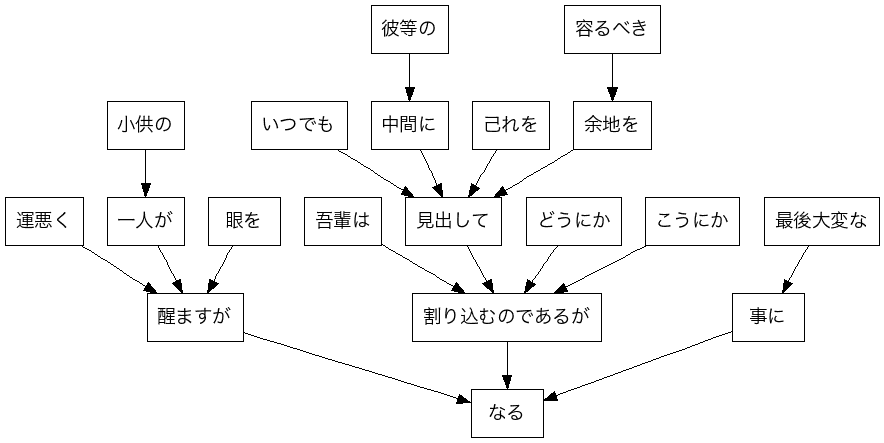

Recreate this plot in Python.
class Morph:
    def __init__(self, surface, base, pos, pos1):
        self.surface = surface
        self.base = base
        self.pos = pos
        self.pos1 = pos1
    
    def __repr__(self):
        return '' + self.surface + ''

class Chunk:
    def __init__(self, morphs, dst, srcs):
        self.morphs = morphs
        self.dst = dst
        self.srcs = srcs
    
    def __repr__(self):
        return ''.join([morph.__repr__() for morph in self.morphs])
    
    def str_without_symbols(self):
        ans = ''
        for morph in self.morphs:
            if morph.pos != '記号':
                ans += morph.surface
        return ans

def read_cabocha(lines):
    ans = []
    sentence = []
    chunk = None

    for line in lines:
        if line == '\n':
            break
        elif line == 'EOS\n':
            for i, ch in enumerate(sentence):
                if ch.dst > -1:
                    sentence[ch.dst].srcs.append(i)
            ans.append(sentence.copy())
            sentence = []
        elif line[:2] == '* ':
            x = line.split(' ')
            dst = int(x[2].strip('D'))
            chunk = Chunk([], dst, [])
            sentence.append(chunk)
        else:
            x = line.split('\t')
            y = x[1].split(',')

            chunk.morphs.append(Morph(x[0], y[6], y[0], y[1]))
    return ans


with open('neko.txt.cabocha', 'r') as neko:
    lines = neko.readlines()

res = read_cabocha(lines)

sentence = res[102]

print('''digraph {
    graph [fontname = "Hiragino Sans GB"];
    node [fontname = "Hiragino Sans GB"];
    edge [fontname = "Hiragino Sans GB"];
''', end='')

for i, chunk in enumerate(sentence):
    print('    "%s"[shape=box];' % chunk.str_without_symbols())
    if chunk.dst > -1:
        dst_ch = sentence[chunk.dst]
        print('    "%s" -> "%s";' % (chunk.str_without_symbols(), dst_ch.str_without_symbols()))
print('}')
